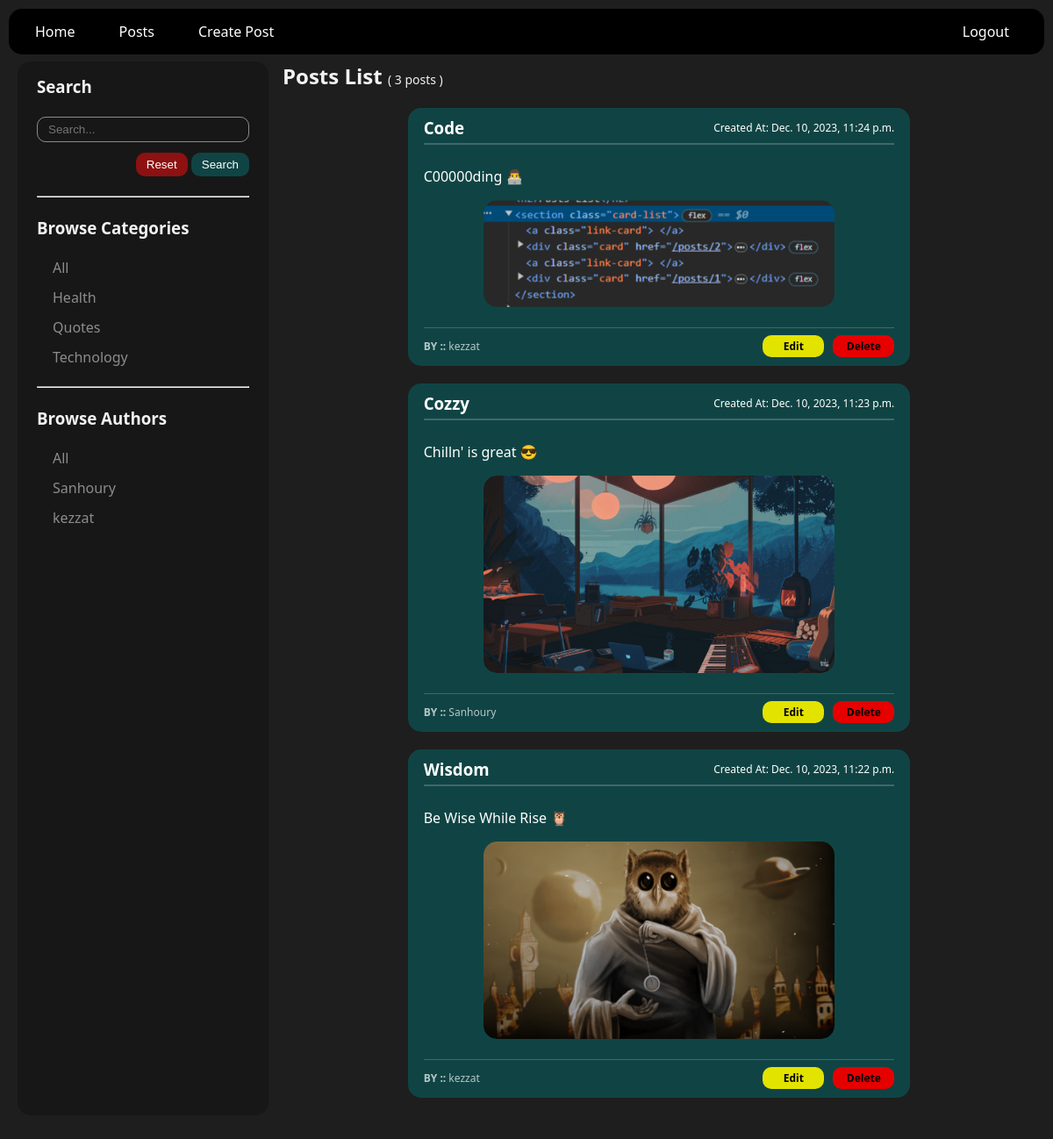
The page /posts/ (signed in) on the database its author committed.
### posts/models.py (models this page shows, shortened)
class Category(models.Model):
    name = models.CharField(max_length=500)

class Author(models.Model):
    name = models.CharField(max_length=255)
    def __str__(self):
        return self.name
    class Meta:
        ordering = ['-id']

class Post(models.Model):
    title = models.CharField(max_length=255)
    content = models.TextField()
    author = models.ForeignKey(Author, on_delete=models.CASCADE, null=True)
    images = models.ImageField(upload_to='files/posts/images/%y/%m/%d', null=True, blank=True)
    category = models.ForeignKey(Category, on_delete=models.SET_NULL, null=True)
    isDeleted = models.BooleanField(default=False)
    createdAt = models.DateTimeField(auto_now_add=True)
    class Meta:
        ordering = ['-id']

### posts/views.py (the view, shortened to what this page needs)
# urls.py: path('', views.postsList, name='posts' ),
@login_required(login_url='/auth/login')
def postsList(request):
    bc = request.GET.get("bc")
    ba = request.GET.get("ba")
    search = request.GET.get("search")
    posts = Post.objects.all()
    if 'reset' in request.GET:
        return redirect('posts')
    if bc and bc!= "all":
        posts = posts.filter(category__name = bc)
    if ba and ba!= "all":
        posts = posts.filter(author__name = ba)
    context = {
        'posts': posts,
        'postCount': posts.count(),
        'authors': Author.objects.all(),
        'categories': Category.objects.all(),
    }
    return render(request, 'posts/postsList.html', context)

### templates/posts/postsList.html (shortened to what this page needs)
{% extends "shared/base.html" %}
{% load static %}
{% block content %}
<main class="main-layout">
    <link rel="stylesheet" href="{% static "styles/postSideBar.css" %}">
    <link rel="stylesheet" href="{% static "styles/postCard.css" %}">
    <section class="sideBar">
        <h3>Search</h3><br>
        <form action="" method="get">
            <input type="text" name="search" placeholder="Search..." value={{request.GET.search}}>
            <div>
                <button type="submit" name='reset'>Reset</button>
                <button type="submit">Search</button>
            </div>
        </form>
        <br><hr><br>
        <h3>Browse Categories</h3><br>
        <ul>
            <li><a
                class="{% if request.GET.bc == "all" %} active-link {% endif %}"
                href="{% url "posts" %}?{% if request.GET.ba %}ba={{ request.GET.ba }}{% endif %}&bc=all"
                >All</a></li>
            {% for cat in categories %}
            <li><a
                class="{% if cat.name == request.GET.bc %} active-link {% endif %}"
                href="{% url "posts" %}?{% if request.GET.ba %}ba={{ request.GET.ba }}&{% endif %}bc={{ cat.name }}">{{ cat.name }}</a></li>
            {% endfor %}
        </ul>
        <br><hr><br>
        <h3>Browse Authors</h3><br>
        <ul>
            <li><a
                class="{% if request.GET.ba == "all" %} active-link {% endif %}"
                href="{% url "posts" %}?{% if request.GET.bc %}bc={{ request.GET.bc }}{% endif %}&ba=all">All</a></li>
            {% for author in authors %}
            <li><a
                class="{% if author.name == request.GET.ba %} active-link {% endif %}"
                href="{% url "posts" %}?{% if request.GET.bc %}bc={{ request.GET.bc }}&{% endif %}ba={{ author.name }}">
                {{ author.name }}</a>
            </li>
            {% endfor %}
        </ul>
    </section>
    <section>
        <h2>Posts List <span style="font-size: 14px; font-weight: 500;">( {{postCount}} posts )</span></h2>
        <section class="card-list">
            {% for post in posts %}
                {% if not post.isDeleted %}
                    <div class="card" onclick="window.location='{% url "post" post.id %}'">
                            <div class="header">
                                <h3 >{{ post.title }}</h3>
                                <span>Created At: {{ post.createdAt }}</span>
                            </div>
                            <div class="body">
                                <p>{{ post.content }}</p>
                                <div class="img-container">
                                    {% if post.images %}
                                        <img src="{{post.images.url}}" alt="Post's Image">
                                    {% endif %}
                                </div>
                            </div>
                            <div class="footer">
                                <span> <strong>BY ::</strong>  {{ post.author }}</span>
                                <div>
                                    <a href="{% url "edit-post" post.id %}">  <strong>Edit</strong> </a>
                                    <a href="{% url "delete-post" post.id %}">  <strong>Delete</strong> </a>
                                </div>
                            </div>
                    </div>
                {% endif %}
            {% endfor %}
        </section>
    </section>
</main>
{% endblock content %}

### templates/shared/base.html (shortened to what this page needs)
{% load static %}
<link rel="stylesheet" href="{% static 'styles/baseStyle.css' %}">
{% include './navbar.html' %}
{% block content %}
{% endblock content %}

### templates/shared/navbar.html
{% load static %}
<link rel="stylesheet" href="{% static 'styles/navbar.css' %}">
<nav>
    <ul>
        {% if request.user.is_authenticated %}
            <li><a href="{% url "home" %}">Home</a></li>
            <li><a href="{% url "posts" %}">Posts</a></li>
            <li><a href="{% url "add-post" %}">Create Post</a></li>
            <li class="logout-btn"><a href="{% url "logout" %}">Logout</a></li>
        {% else %}
            <li><a href="{% url "register" %}">Register</a></li>
            <li><a href="{% url "login" %}">Login</a></li>
        {% endif %}
    </ul>
</nav>

### project/static/styles/baseStyle.css (style rules this page uses)
* { margin: 0px; padding: 0px; box-sizing: border-box; }

### project/static/styles/navbar.css (style rules this page uses)
nav { background-color: #000000; padding: 10px; border-radius: 15px; position: fixed; top: 10px; left: 10px; right: 10px; z-index: 99999; }
ul { list-style-type: none; margin: 0; padding: 0; overflow: hidden; display: flex; justify-content: start; }
li { margin-right: 10px; }
.logout-btn { margin-left: auto; }
nav a { display: block; color: white; text-align: center; text-decoration: none; padding: 5px 20px; }

### posts/static/styles/postSideBar.css (style rules this page uses)
.main-layout { display: grid; grid-template-columns: 1fr 3fr; gap: 16px; }
.main-layout .sideBar { background: #171717; padding: 16px 22px; border-radius: 15px; }
.sideBar ul { display: flex; flex-direction: column; justify-content: center; align-items: start; gap: 12px; padding-left: 18px; }
.sideBar ul li a { text-decoration: none; font-weight: 500; opacity: 0.5; cursor: pointer; color: white; }
.sideBar form { display: flex; flex-direction: column; gap: 12px; }
.sideBar form div { align-self: end; }
.sideBar form button[name="reset"] { background-color: rgb(141, 17, 17); }
.sideBar form input, .sideBar form button { padding: 6px 12px; border-radius: 10px; color: white; }
.sideBar form input { background: #00000000; border: rgba(255, 255, 255, 0.5) 1px solid; }
.sideBar form button { background-color: rgb(16, 68, 68); border: none; cursor: pointer; }

### posts/static/styles/postCard.css (style rules this page uses)
* { margin: 0px; padding: 0px; box-sizing: border-box; }
.card-list { margin: auto; width: 100%; min-width: 800px; display: flex; flex-direction: column; align-items: center; justify-content: center; padding: 20px; gap: 20px; }
.card { padding: 10px 18px; border-radius: 15px; background-color: rgb(16, 68, 68); color: white; width: 70%; min-width: 400px; display: flex; flex-direction: column; align-items: stretch; }
.card .header { position: relative; margin-bottom: 16px; display: flex; justify-content: space-between; align-items: center; }
.card .header span { font-size: 12px; }
.card .header::after { content: ''; display: block; position: absolute; width: 100%; height: 2px; background-color: rgba(255, 255, 255, 0.2); bottom: -7px; }
.card .body { padding: 16px 0px; display: flex; flex-direction: column; align-items: start; justify-content: center; gap: 16px; }
.card .body .img-container { margin: auto; width: 75%; max-width: 400px; border-radius: 15px; overflow: hidden; }
.card .body .img-container img { width: 100%; border-radius: 15px; }
.card .footer { width: 100%; position: relative; display: flex; justify-content: space-between; align-items: center; margin-top: 16px; }
.card .footer::before { content: ''; display: block; position: absolute; top: -14px; width: 100%; height: 1px; background-color: rgba(255, 255, 255, 0.2); margin: 5px 0px; }
.card .footer span { font-size: 12px; color: rgba(255, 255, 255, 0.7); }
.card .footer div { display: flex; gap: 10px; }
.card .footer div a { color: black; width: 70px; padding: 4px 10px; border-radius: 10px; font-size: 12px; text-decoration: none; text-align: center; }
.card .footer div a:nth-child(1) { background-color: rgb(227, 227, 0); }
.card .footer div a:nth-child(2) { background-color: rgb(230, 0, 0); }

### rows shown on the page
Category: name "Health"
Category: name "Quotes"
Category: name "Technology"
Author: name "Sanhoury"
Author: name "kezzat"
Post: title "Code", createdAt "Dec. 10, 2023, 11:24 p.m.", content "C00000ding 👨‍💻", images (picture), author "kezzat"
Post: title "Cozzy", createdAt "Dec. 10, 2023, 11:23 p.m.", content "Chilln' is great 😎", images (picture), author "Sanhoury"
Post: title "Wisdom", createdAt "Dec. 10, 2023, 11:22 p.m.", content "Be Wise While Rise 🦉", images (picture), author "kezzat"

### other values the page prints
{{ postCount }} "3"
